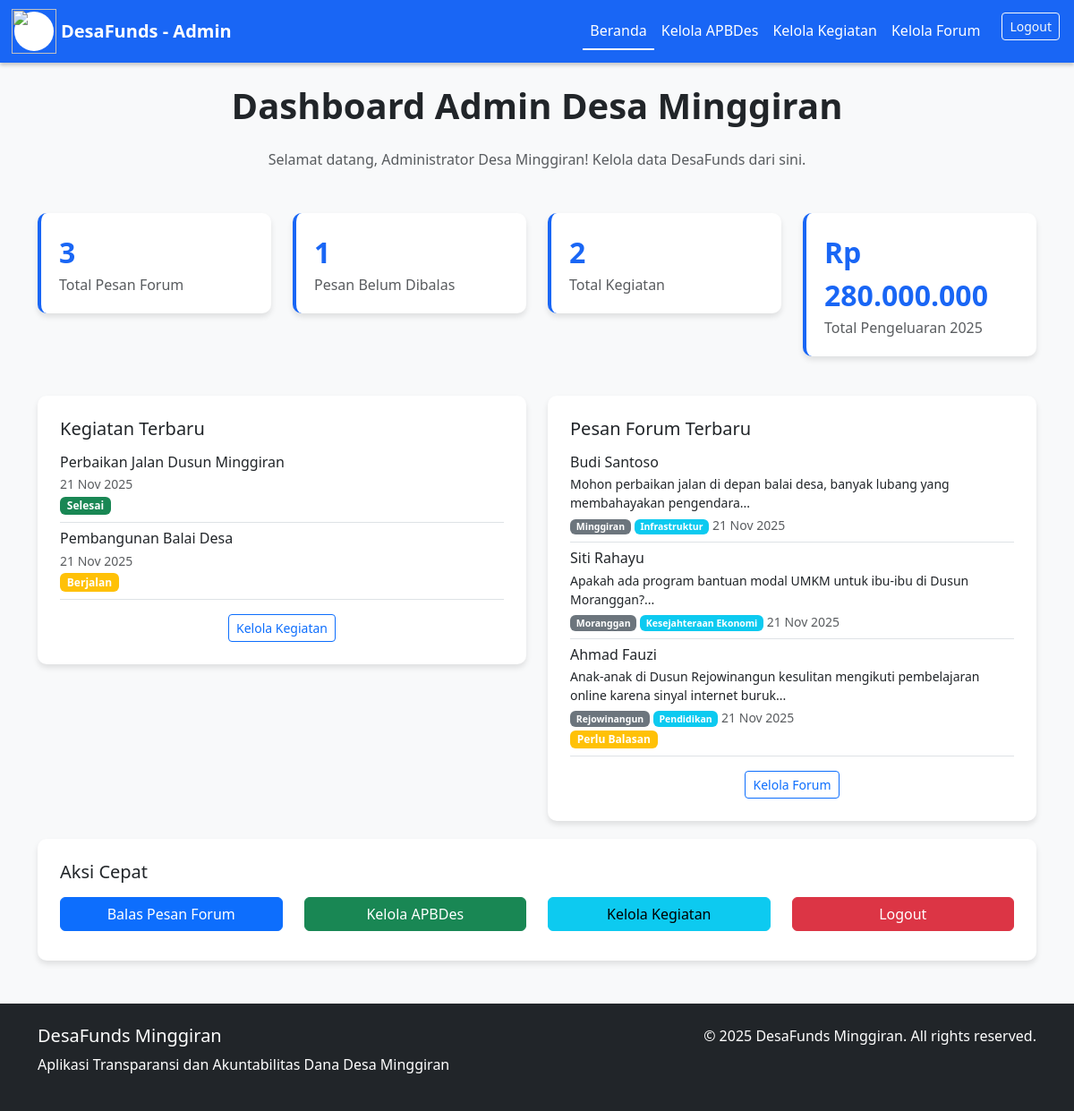
Screenshot of /dashboard.php?login_success=1 (signed in) with the database file from the repository.
### tables this page shows
CREATE TABLE IF NOT EXISTS kegiatan (
    id INT AUTO_INCREMENT PRIMARY KEY,
    pengeluaran_id INT NOT NULL,
    nama_kegiatan VARCHAR(255) NOT NULL,
    deskripsi TEXT NOT NULL,
    lokasi VARCHAR(255) NOT NULL,
    tanggal_mulai DATE NOT NULL,
    tanggal_selesai DATE NULL,
    anggaran DECIMAL(15,2) NOT NULL,
    realisasi DECIMAL(15,2) NOT NULL DEFAULT 0,
    sisa_anggaran DECIMAL(15,2) NOT NULL,
    status ENUM('rencana', 'berjalan', 'selesai') DEFAULT 'rencana',
    dokumentasi TEXT,
    created_at TIMESTAMP DEFAULT CURRENT_TIMESTAMP,
    FOREIGN KEY (pengeluaran_id) REFERENCES pengeluaran(id) ON DELETE CASCADE
);

CREATE TABLE IF NOT EXISTS forum_posts (
    id INT AUTO_INCREMENT PRIMARY KEY,
    dusun_id INT NOT NULL,
    kategori_id INT NOT NULL,
    nama VARCHAR(100) NOT NULL,
    pesan TEXT NOT NULL,
    admin_reply TEXT NULL,
    created_at TIMESTAMP DEFAULT CURRENT_TIMESTAMP,
    is_admin_post BOOLEAN DEFAULT FALSE,
    FOREIGN KEY (dusun_id) REFERENCES dusun(id),
    FOREIGN KEY (kategori_id) REFERENCES kategori_forum(id)
);

CREATE TABLE IF NOT EXISTS dusun (
    id INT AUTO_INCREMENT PRIMARY KEY,
    nama_dusun VARCHAR(100) NOT NULL UNIQUE
);

CREATE TABLE IF NOT EXISTS kategori_forum (
    id INT AUTO_INCREMENT PRIMARY KEY,
    nama_kategori VARCHAR(100) NOT NULL UNIQUE
);

### dashboard.php (the view, shortened to what this page needs)
<?php require_once 'config.php';
try {
    $stmt = $pdo->prepare("SELECT COUNT(*) as total FROM forum_posts");
    $stmt->execute();
    $total_posts = $stmt->fetch()['total'];
    $stmt = $pdo->prepare("SELECT COUNT(*) as total FROM forum_posts WHERE admin_reply IS NULL OR admin_reply = ''");
    $stmt->execute();
    $unreplied_posts = $stmt->fetch()['total'];
    $stmt = $pdo->prepare("SELECT COUNT(*) as total FROM kegiatan");
    $stmt->execute();
    $total_kegiatan = $stmt->fetch()['total'];
    $stmt = $pdo->prepare("SELECT SUM(realisasi) as total FROM pengeluaran WHERE YEAR(tanggal) = 2025");
    $stmt->execute();
    $total_pengeluaran = $stmt->fetch()['total'];
    $stmt = $pdo->prepare("SELECT k.*, p.nama_kegiatan as nama_pengeluaran FROM kegiatan k JOIN pengeluaran p ON k.pengeluaran_id = p.id ORDER BY k.created_at DESC LIMIT 5");
    $stmt->execute();
    $kegiatan_terbaru = $stmt->fetchAll();
    $stmt = $pdo->prepare("SELECT fp.*, d.nama_dusun, kf.nama_kategori FROM forum_posts fp JOIN dusun d ON fp.dusun_id = d.id JOIN kategori_forum kf ON fp.kategori_id = kf.id ORDER BY fp.created_at DESC LIMIT 5");
    $stmt->execute();
    $posts_terbaru = $stmt->fetchAll();
} catch(PDOException $e) {
    $error = "Gagal memuat data dashboard: " . $e->getMessage();
}
?>
<!DOCTYPE html>
<html lang="id">
<head>
    <link href="https://cdn.jsdelivr.net/npm/bootstrap@5.3.0/dist/css/bootstrap.min.css" rel="stylesheet" />
</head>
<body class="bg-light">
    <nav class="navbar navbar-expand-md navbar-custom px-3">
        <a class="navbar-brand d-flex align-items-center fw-bold" href="index.php">
            <div style="width:44px;height:44px;background:#fff;border-radius:50%;display:flex;align-items:center;justify-content:center;margin-right:8px;">
                     <img src="gambar/logo.png" height="50" width="50">
            </div>
            DesaFunds - Admin
        </a>
        <div class="collapse navbar-collapse" id="navMenu">
            <ul class="navbar-nav ms-auto mb-2 mb-md-0">
                <li class="nav-item"><a class="nav-link active" href="dashboard.php">Beranda</a></li>
                <li class="nav-item"><a class="nav-link" href="admin_apbdes.php">Kelola APBDes</a></li>
                <li class="nav-item"><a class="nav-link" href="admin_kegiatan.php">Kelola Kegiatan</a></li>
                <li class="nav-item"><a class="nav-link" href="admin_forum.php">Kelola Forum</a></li>
                <li class="nav-item">
                    <a href="admin_logout.php" class="btn btn-outline-light btn-sm ms-3">Logout</a>
                </li>
            </ul>
        </div>
    </nav>
    <main class="container my-4">
        <h1 class="text-center mb-4 fw-bold">Dashboard Admin Desa Minggiran</h1>
        <p class="text-center text-muted mb-5">Selamat datang, <?php echo $_SESSION['admin_nama'] ?? 'Admin'; ?>! Kelola data DesaFunds dari sini.</p>
        <div class="row mb-4">
            <div class="col-md-3">
                <div class="stat-card">
                    <div class="stat-number"><?php echo $total_posts; ?></div>
                    <div class="text-muted">Total Pesan Forum</div>
                </div>
            </div>
            <div class="col-md-3">
                <div class="stat-card">
                    <div class="stat-number"><?php echo $unreplied_posts; ?></div>
                    <div class="text-muted">Pesan Belum Dibalas</div>
                </div>
            </div>
            <div class="col-md-3">
                <div class="stat-card">
                    <div class="stat-number"><?php echo $total_kegiatan; ?></div>
                    <div class="text-muted">Total Kegiatan</div>
                </div>
            </div>
            <div class="col-md-3">
                <div class="stat-card">
                    <div class="stat-number">Rp <?php echo number_format($total_pengeluaran ?? 0, 0, ',', '.'); ?></div>
                    <div class="text-muted">Total Pengeluaran 2025</div>
                </div>
            </div>
        </div>
        <div class="row">
            <div class="col-md-6">
                <div class="dashboard-section">
                    <h5 class="mb-3">Kegiatan Terbaru</h5>
                    <?php if (!empty($kegiatan_terbaru)): ?>
                        <?php foreach($kegiatan_terbaru as $kegiatan): ?>
                        <div class="border-bottom pb-2 mb-2">
                            <h6 class="mb-1"><?php echo htmlspecialchars($kegiatan['nama_kegiatan']); ?></h6>
                            <small class="text-muted d-block"><?php echo date('d M Y', strtotime($kegiatan['created_at'])); ?></small>
                            <span class="badge
                                <?php echo $kegiatan['status'] == 'selesai' ? 'bg-success' :
                                       ($kegiatan['status'] == 'berjalan' ? 'bg-warning' : 'bg-secondary'); ?>">
                                <?php echo ucfirst($kegiatan['status']); ?>
                            </span>
                        </div>
                        <?php endforeach; ?>
                    <?php else: ?>
                        <p class="text-muted">Belum ada kegiatan</p>
                    <?php endif; ?>
                    <div class="text-center mt-3">
                        <a href="admin_kegiatan.php" class="btn btn-outline-primary btn-sm">Kelola Kegiatan</a>
                    </div>
                </div>
            </div>
            <div class="col-md-6">
                <div class="dashboard-section">
                    <h5 class="mb-3">Pesan Forum Terbaru</h5>
                    <?php if (!empty($posts_terbaru)): ?>
                        <?php foreach($posts_terbaru as $post): ?>
                        <div class="border-bottom pb-2 mb-2">
                            <h6 class="mb-1"><?php echo htmlspecialchars($post['nama']); ?></h6>
                            <p class="mb-1 small"><?php echo substr(htmlspecialchars($post['pesan']), 0, 100); ?>...</p>
                            <small class="text-muted d-block">
                                <span class="badge bg-secondary"><?php echo htmlspecialchars($post['nama_dusun']); ?></span>
                                <span class="badge bg-info"><?php echo htmlspecialchars($post['nama_kategori']); ?></span>
                                <?php echo date('d M Y', strtotime($post['created_at'])); ?>
                            </small>
                            <?php if (empty($post['admin_reply'])): ?>
                                <span class="badge bg-warning mt-1">Perlu Balasan</span>
                            <?php endif; ?>
                        </div>
                        <?php endforeach; ?>
                    <?php else: ?>
                        <p class="text-muted">Belum ada pesan forum</p>
                    <?php endif; ?>
                    <div class="text-center mt-3">
                        <a href="admin_forum.php" class="btn btn-outline-primary btn-sm">Kelola Forum</a>
                    </div>
                </div>
            </div>
        </div>
        <div class="dashboard-section">
            <h5 class="mb-3">Aksi Cepat</h5>
            <div class="row">
                <div class="col-md-3 mb-2">
                    <a href="admin_forum.php" class="btn btn-primary w-100">Balas Pesan Forum</a>
                </div>
                <div class="col-md-3 mb-2">
                    <a href="admin_apbdes.php" class="btn btn-success w-100">Kelola APBDes</a>
                </div>
                <div class="col-md-3 mb-2">
                    <a href="admin_kegiatan.php" class="btn btn-info w-100">Kelola Kegiatan</a>
                </div>
                <div class="col-md-3 mb-2">
                    <a href="admin_logout.php" class="btn btn-danger w-100">Logout</a>
                </div>
            </div>
        </div>
    </main>
    <footer class="bg-dark text-white py-4 mt-5">
        <div class="container">
            <div class="row">
                <div class="col-md-6">
                    <h5>DesaFunds Minggiran</h5>
                    <p>Aplikasi Transparansi dan Akuntabilitas Dana Desa Minggiran</p>
                </div>
                <div class="col-md-6 text-end">
                    <p>&copy; 2025 DesaFunds Minggiran. All rights reserved.</p>
                </div>
            </div>
        </div>
    </footer>
</body>
</html>

### dashboard.php (style rules this page uses)
.navbar-custom { background-color: #1966f5; box-shadow: 0 3px 4px rgba(0,0,0,0.2); }
.navbar-custom .navbar-brand, .navbar-custom .nav-link { color: white; user-select: none; }
.stat-card { background: white; border-radius: 10px; padding: 20px; box-shadow: 0 4px 6px rgba(0,0,0,0.1); margin-bottom: 20px; border-left: 4px solid #1966f5; }
.stat-number { font-size: 2rem; font-weight: bold; color: #1966f5; }
.dashboard-section { background: white; border-radius: 10px; padding: 25px; box-shadow: 0 4px 6px rgba(0,0,0,0.1); margin-bottom: 20px; }
.navbar-custom .nav-link.active { border-bottom: 2px solid white; color: white; }

### rows the page displays
kegiatan: nama_kegiatan "Perbaikan Jalan Dusun Minggiran", created_at "21 Nov 2025", status "Selesai"
kegiatan: nama_kegiatan "Pembangunan Balai Desa", created_at "21 Nov 2025", status "Berjalan"
forum_posts: nama "Budi Santoso", pesan "Mohon perbaikan jalan di depan balai desa, banyak lubang yang membahayakan pengendara", dusun.nama_dusun "Minggiran", kategori.nama_kategori "Infrastruktur", created_at "21 Nov 2025"
forum_posts: nama "Siti Rahayu", pesan "Apakah ada program bantuan modal UMKM untuk ibu-ibu di Dusun Moranggan?", dusun.nama_dusun "Moranggan", kategori.nama_kategori "Kesejahteraan Ekonomi", created_at "21 Nov 2025"
forum_posts: nama "Ahmad Fauzi", pesan "Anak-anak di Dusun Rejowinangun kesulitan mengikuti pembelajaran online karena sinyal internet buruk", dusun.nama_dusun "Rejowinangun", kategori.nama_kategori "Pendidikan", created_at "21 Nov 2025", shows "Perlu Balasan"

### other values shown
$_SESSION['admin_nama'] "Administrator Desa Minggiran"
$total_posts "3"
$unreplied_posts "1"
$total_kegiatan "2"
$total_pengeluaran "280.000.000"
